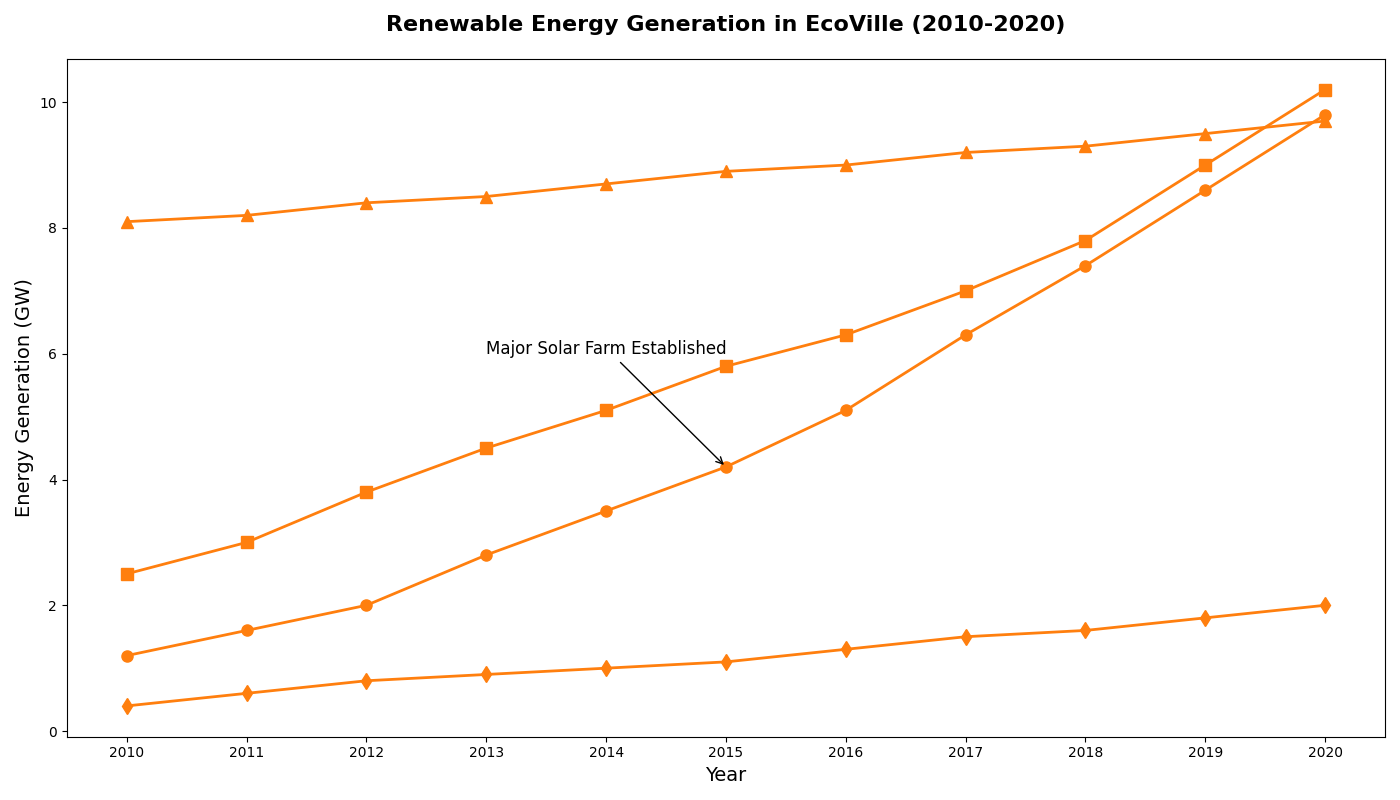

Reproduce this figure in Python.
import matplotlib.pyplot as plt
import numpy as np

years = np.arange(2010, 2021)
solar = [1.2, 1.6, 2.0, 2.8, 3.5, 4.2, 5.1, 6.3, 7.4, 8.6, 9.8]
wind = [2.5, 3.0, 3.8, 4.5, 5.1, 5.8, 6.3, 7.0, 7.8, 9.0, 10.2]
hydro = [8.1, 8.2, 8.4, 8.5, 8.7, 8.9, 9.0, 9.2, 9.3, 9.5, 9.7]
geothermal = [0.4, 0.6, 0.8, 0.9, 1.0, 1.1, 1.3, 1.5, 1.6, 1.8, 2.0]

single_color = '#ff7f0e'
fig, ax = plt.subplots(figsize=(14, 8))

ax.plot(years, solar, color=single_color, marker='o', linestyle='-', linewidth=2, markersize=8)
ax.plot(years, wind, color=single_color, marker='s', linestyle='-', linewidth=2, markersize=8)
ax.plot(years, hydro, color=single_color, marker='^', linestyle='-', linewidth=2, markersize=8)
ax.plot(years, geothermal, color=single_color, marker='d', linestyle='-', linewidth=2, markersize=8)

ax.set_title("Renewable Energy Generation in EcoVille (2010-2020)", fontsize=16, fontweight='bold', pad=20)
ax.set_xlabel("Year", fontsize=14)
ax.set_ylabel("Energy Generation (GW)", fontsize=14)
ax.set_xticks(years)

ax.annotate('Major Solar Farm Established', xy=(2015, 4.2), xytext=(2013, 6),
             arrowprops=dict(facecolor='black', arrowstyle='->'), fontsize=12)

plt.tight_layout()
plt.show()
